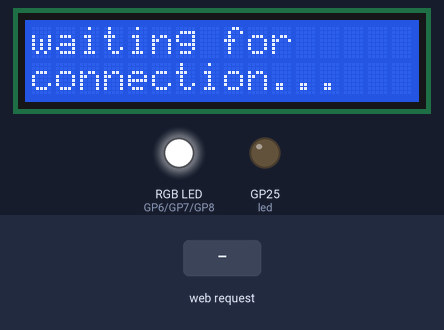
Simulated run of this program. Board: Raspberry Pi Pico running MicroPython. Parts: 16×2 character LCD, an RGB LED mixed from three pins (HIGH = lit), output pins drawn as LEDs (lit = HIGH). The inputs (shaded band) are chosen by the test bench. WiFi joins after 1.5 s; library files of the repository ran but are not shown: i2c_lcd.py; what the program prints to the serial console is not drawn.

Above: at 0.1 s.
At 3.3 s:
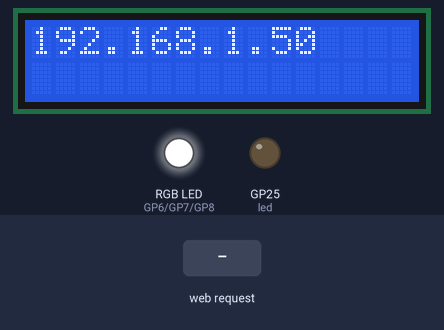
3.4 s: HTTP request GET /favicon.ico received
Timing chart, 0 to 6.4 s (numbered marks = the images above; inputs shaded):
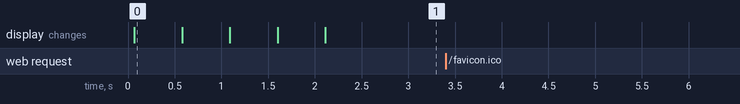

The program:

rgb_web2.py
```python
import socket
import math
import utime
import network
import time
from picozero import RGBLED
from machine import I2C, Pin
from i2c_lcd import I2cLcd

DEFAULT_I2C_ADDR = 0x27                         # LCD 1602 I2C address
                                                # If 0x27 doesn't respond then 0x3f is used
i2c = I2C(0,sda=Pin(4),scl=Pin(5),freq=400000)
lcd = I2cLcd(i2c, DEFAULT_I2C_ADDR,2, 26)      # Initialize(device address, backlight settings)
lcd.clear()

led = Pin("LED", Pin.OUT)
led.value(0)

ssid =  ''
password =  ''

wlan = network.WLAN(network.STA_IF)
wlan.active(True)
wlan.connect(ssid,password)

rgb = RGBLED(red = 6, green = 7, blue = 8)
rgb.color = (255,255,255)

# Wait for connect or fail
wait = 10
while wait > 0:
    if wlan.status() < 0 or wlan.status() >= 3:
        break
    wait -= 1
    lcd.move_to(0,0)
    lcd.putstr('waiting for')
    lcd.move_to(0,1)
    lcd.putstr('connection...')
    print('waiting for connection...')
    time.sleep(0.5)
    lcd.move_to(0,0)
    lcd.putstr('             ')
    lcd.move_to(0,1)
    lcd.putstr('             ')
    time.sleep(0.5)

# Handle connection error
if wlan.status() != 3:
    raise RuntimeError('wifi connection failed')
else:
    print('connected')
    ip=wlan.ifconfig()[0]
    print('IP: ', ip)
    lcd.move_to(0,0)
    lcd.putstr(ip)

# Temperature Sensor
sensor_temp = machine.ADC(4)
conversion_factor = 3.3 / (65535)

def url_parse(url):
    l = len(url)
    data = bytearray()
    i = 0
    while i < l:
        if url[i] != '%':
            d = ord(url[i])
            i += 1
        else:
            d = int(url[i+1:i+3], 16)
            i += 3
        data.append(d)
    return data.decode('utf8')

def temperature():
    temperature_value = sensor_temp.read_u16() * conversion_factor
    temperature_Celcius = 27 - (temperature_value - 0.706)/0.00172169/ 8
    return temperature_Celcius

def webpage(color, value):
    html = f"""
            <!DOCTYPE html>
            <html>
            <body>
            <form method="POST" action="/">
            <input type="color" value="{color}" name="color"/>
            <button type="submit">Submit</button>
            </form>
            <form method="POST" action="/">
            <button name="color" value="#FF0000">Rojo</button>
            </form>
            <form method="POST" action="/">
            <button name="color" value="#00FF00">Verde</button>
            </form>
            <form method="POST" action="/">
            <button name="color" value="#0000FF">Azul</button>
            </form>
            <form method="POST" action="/">
            <button name="color" value="#000000">Apagar</button>
            </form>
            <p>Temperature is {value} degrees Celsius</p>
            </body>
            </html>
            """
    return html

def send(client, result, response):
    client.sendall(result + '\r\nConnection: close\r\nContent-type: text/html\r\nContent-Length: ' + str(len(response)) + '\r\n\r\n')
    client.sendall(response)
    client.close()
    print ("client close")
#end send

def serve(connection):
    while True:
        client, addr = connection.accept()
        print('client connected from', addr)
        buffer = client.recv(1024)
        data = str(buffer,'utf-8')
        array = data.split("\n")
        enviado = False
        if len(array) > 0:
            method = array[0]
            if "GET" in method:
                resource = method.split(" ")[1]
                if resource == '/favicon.ico':
                    send(client, "HTTP/1.0 404 Not Found","\r\n")
                    enviado = True
            if "POST" in method:
                for cad in array:
                    if "color" in cad:
                        try:
                            divcolor = url_parse(cad).split("#")
                            if len(divcolor) > 1:
                                h = divcolor[1]
                                lcd.move_to(0,1)
                                lcd.putstr(h.upper())
                                color_rgb = tuple(int(h[i:i+2], 16) for i in (0, 2, 4))
                                rgb.color = (255 - color_rgb[0],255 - color_rgb[1], 255 - color_rgb[2])
                                value='%.2f'%temperature()
                                response=webpage("#" + h,value) + '\r\n'
                                send(client, "HTTP/1.0 200 OK",response)
                                enviado = True
                        except UnicodeError:
                            print("UnicodeError")
                        except ValueError:
                            print("ValueError")
        if not enviado:
            value='%.2f'%temperature()
            response=webpage("#ff0000",value) + '\r\n'
            send(client, "HTTP/1.0 200 OK",response)
#end serve

def open_socket(ip):
    # Open a socket
    address = socket.getaddrinfo("0.0.0.0", 80)[0][-1]
    connection = socket.socket()
    connection.bind(address)
    connection.listen(1)
    print(connection)
    return(connection)


if ip is not None:
    connection=open_socket(ip)
    serve(connection)
```

Measured:
- after the input at 3.4 s, every drawn part: stays the same
- what the display in image 0 shows lasts 0.5 s, from 0.1 s to 0.6 s
